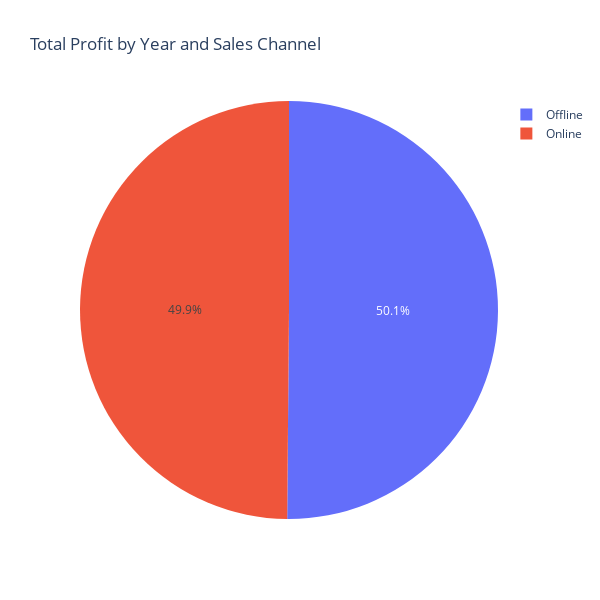

Notebook code for this chart:
### Code cell
fig = px.pie(

    pie_channel,
    names = 'Sales Channel',
    values = 'Total Profit',
    title = 'Total Profit by Year and Sales Channel',

    hover_data=['Total Profit'],

)
fig.update_layout(
    width=600,   # Adjust the height
    height=600   # Adjust the witdth
)


fig.show()

### Figure 1 — Plotly figure (JSON) as saved in the notebook; plotly's stock layout.template omitted (floating-point values rounded to 4 significant figures)
{"data": [{"customdata": [[1981000000.0], [1970000000.0]], "domain": {"x": [0, 1], "y": [0, 1]}, "hovertemplate": "Sales Channel=%{label}<br>Total Profit=%{customdata[0]}<extra></extra>", "labels": ["Offline", "Online"], "legendgroup": "", "name": "", "showlegend": true, "type": "pie", "values": [1981000000.0, 1970000000.0]}], "layout": {"height": 600, "legend": {"tracegroupgap": 0}, "title": {"text": "Total Profit by Year and Sales Channel"}, "width": 600}}
